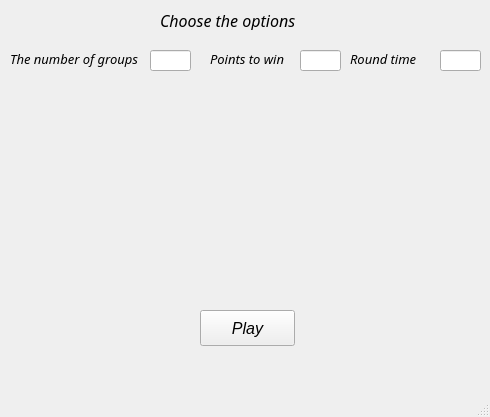
<?xml version="1.0" encoding="UTF-8"?>
<ui version="4.0">
 <class>choose_window</class>
 <widget class="QMainWindow" name="choose_window">
  <property name="geometry">
   <rect>
    <x>0</x>
    <y>0</y>
    <width>490</width>
    <height>417</height>
   </rect>
  </property>
  <property name="font">
   <font>
    <pointsize>12</pointsize>
    <italic>true</italic>
   </font>
  </property>
  <property name="windowTitle">
   <string>Alias</string>
  </property>
  <widget class="QWidget" name="centralwidget">
   <widget class="QLabel" name="choose_options">
    <property name="geometry">
     <rect>
      <x>160</x>
      <y>10</y>
      <width>161</width>
      <height>20</height>
     </rect>
    </property>
    <property name="font">
     <font>
      <family>GHEA Grapalat</family>
      <pointsize>12</pointsize>
      <italic>true</italic>
     </font>
    </property>
    <property name="text">
     <string>Choose the options</string>
    </property>
   </widget>
   <widget class="QLabel" name="label">
    <property name="geometry">
     <rect>
      <x>10</x>
      <y>50</y>
      <width>131</width>
      <height>17</height>
     </rect>
    </property>
    <property name="font">
     <font>
      <family>GHEA Grapalat</family>
      <pointsize>10</pointsize>
     </font>
    </property>
    <property name="text">
     <string>The number of groups</string>
    </property>
   </widget>
   <widget class="QLineEdit" name="groups">
    <property name="geometry">
     <rect>
      <x>150</x>
      <y>50</y>
      <width>41</width>
      <height>21</height>
     </rect>
    </property>
   </widget>
   <widget class="QLineEdit" name="points">
    <property name="geometry">
     <rect>
      <x>300</x>
      <y>50</y>
      <width>41</width>
      <height>21</height>
     </rect>
    </property>
   </widget>
   <widget class="QLabel" name="label_2">
    <property name="geometry">
     <rect>
      <x>210</x>
      <y>50</y>
      <width>91</width>
      <height>17</height>
     </rect>
    </property>
    <property name="font">
     <font>
      <family>GHEA Grapalat</family>
      <pointsize>10</pointsize>
     </font>
    </property>
    <property name="text">
     <string>Points to win</string>
    </property>
   </widget>
   <widget class="QLabel" name="label_3">
    <property name="geometry">
     <rect>
      <x>350</x>
      <y>50</y>
      <width>91</width>
      <height>17</height>
     </rect>
    </property>
    <property name="font">
     <font>
      <family>GHEA Grapalat</family>
      <pointsize>10</pointsize>
     </font>
    </property>
    <property name="text">
     <string>Round time</string>
    </property>
   </widget>
   <widget class="QLineEdit" name="time">
    <property name="geometry">
     <rect>
      <x>440</x>
      <y>50</y>
      <width>41</width>
      <height>21</height>
     </rect>
    </property>
   </widget>
   <widget class="QPushButton" name="play_game">
    <property name="geometry">
     <rect>
      <x>200</x>
      <y>310</y>
      <width>95</width>
      <height>36</height>
     </rect>
    </property>
    <property name="text">
     <string>Play</string>
    </property>
   </widget>
  </widget>
  <widget class="QMenuBar" name="menubar">
   <property name="geometry">
    <rect>
     <x>0</x>
     <y>0</y>
     <width>490</width>
     <height>30</height>
    </rect>
   </property>
  </widget>
  <widget class="QStatusBar" name="statusbar"/>
 </widget>
 <resources/>
 <connections/>
</ui>
